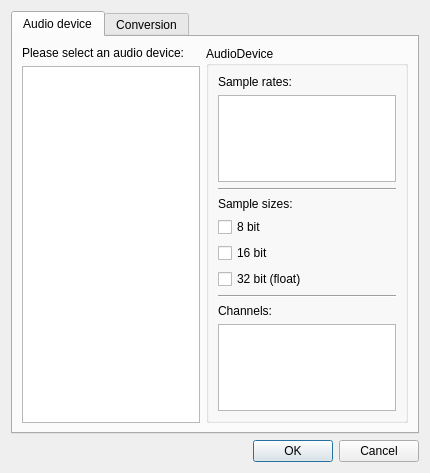
<?xml version="1.0" encoding="UTF-8"?>
<ui version="4.0">
 <class>Dialog</class>
 <widget class="QDialog" name="Dialog">
  <property name="geometry">
   <rect>
    <x>0</x>
    <y>0</y>
    <width>430</width>
    <height>473</height>
   </rect>
  </property>
  <property name="windowTitle">
   <string>Audio settings</string>
  </property>
  <layout class="QVBoxLayout" name="verticalLayout">
   <item>
    <widget class="QTabWidget" name="tabWidget">
     <property name="currentIndex">
      <number>0</number>
     </property>
     <widget class="QWidget" name="audioDeviceTab">
      <attribute name="title">
       <string>Audio device</string>
      </attribute>
      <layout class="QGridLayout" name="gridLayout">
       <item row="0" column="0">
        <widget class="QLabel" name="label">
         <property name="text">
          <string>Please select an audio device:</string>
         </property>
        </widget>
       </item>
       <item row="0" column="1" rowspan="2">
        <widget class="QGroupBox" name="deviceInfoBox">
         <property name="title">
          <string>AudioDevice</string>
         </property>
         <layout class="QGridLayout" name="gridLayout_2">
          <item row="6" column="0">
           <widget class="QCheckBox" name="depth32Chk">
            <property name="text">
             <string>32 bit (float)</string>
            </property>
           </widget>
          </item>
          <item row="1" column="0">
           <widget class="QListView" name="sampleRatesList">
            <property name="editTriggers">
             <set>QAbstractItemView::NoEditTriggers</set>
            </property>
            <property name="selectionMode">
             <enum>QAbstractItemView::NoSelection</enum>
            </property>
           </widget>
          </item>
          <item row="8" column="0">
           <widget class="QLabel" name="label_4">
            <property name="text">
             <string>Channels:</string>
            </property>
           </widget>
          </item>
          <item row="0" column="0">
           <widget class="QLabel" name="label_2">
            <property name="text">
             <string>Sample rates:</string>
            </property>
           </widget>
          </item>
          <item row="5" column="0">
           <widget class="QCheckBox" name="depth16Chk">
            <property name="text">
             <string>16 bit</string>
            </property>
           </widget>
          </item>
          <item row="3" column="0">
           <widget class="QLabel" name="label_3">
            <property name="text">
             <string>Sample sizes:</string>
            </property>
           </widget>
          </item>
          <item row="7" column="0">
           <widget class="Line" name="line_2">
            <property name="orientation">
             <enum>Qt::Horizontal</enum>
            </property>
           </widget>
          </item>
          <item row="2" column="0">
           <widget class="Line" name="line">
            <property name="orientation">
             <enum>Qt::Horizontal</enum>
            </property>
           </widget>
          </item>
          <item row="4" column="0">
           <widget class="QCheckBox" name="depth8Chk">
            <property name="text">
             <string>8 bit</string>
            </property>
           </widget>
          </item>
          <item row="9" column="0">
           <widget class="QListView" name="channelsList">
            <property name="editTriggers">
             <set>QAbstractItemView::NoEditTriggers</set>
            </property>
            <property name="selectionMode">
             <enum>QAbstractItemView::NoSelection</enum>
            </property>
           </widget>
          </item>
         </layout>
        </widget>
       </item>
       <item row="1" column="0">
        <widget class="AudioDevicesListView" name="deviceList">
         <property name="editTriggers">
          <set>QAbstractItemView::NoEditTriggers</set>
         </property>
        </widget>
       </item>
      </layout>
     </widget>
     <widget class="QWidget" name="conversionTab">
      <attribute name="title">
       <string>Conversion</string>
      </attribute>
      <layout class="QGridLayout" name="gridLayout_4">
       <item row="0" column="0">
        <widget class="QGroupBox" name="groupBox">
         <property name="title">
          <string>Sample rate conversion</string>
         </property>
         <layout class="QGridLayout" name="gridLayout_3">
          <item row="5" column="0">
           <widget class="QRadioButton" name="sinc_bestRadio">
            <property name="text">
             <string>Sinc best qualit&amp;y (slower, better quality)</string>
            </property>
            <attribute name="buttonGroup">
             <string notr="true">sampleRateGroup</string>
            </attribute>
           </widget>
          </item>
          <item row="3" column="0">
           <widget class="QRadioButton" name="sinc_fastestRadio">
            <property name="text">
             <string>Sinc fas&amp;test (default, fast, good quality)</string>
            </property>
            <attribute name="buttonGroup">
             <string notr="true">sampleRateGroup</string>
            </attribute>
           </widget>
          </item>
          <item row="2" column="0">
           <widget class="QRadioButton" name="zero_order_holdRadio">
            <property name="text">
             <string>&amp;Zero order hold (very fast, poor quality)</string>
            </property>
            <attribute name="buttonGroup">
             <string notr="true">sampleRateGroup</string>
            </attribute>
           </widget>
          </item>
          <item row="1" column="0">
           <widget class="QRadioButton" name="linearRadio">
            <property name="text">
             <string>&amp;Linear (fastest, very poor quality)</string>
            </property>
            <attribute name="buttonGroup">
             <string notr="true">sampleRateGroup</string>
            </attribute>
           </widget>
          </item>
          <item row="4" column="0">
           <widget class="QRadioButton" name="sinc_mediumRadio">
            <property name="text">
             <string>Sinc medium &amp;quality (slow, very good quality)</string>
            </property>
            <attribute name="buttonGroup">
             <string notr="true">sampleRateGroup</string>
            </attribute>
           </widget>
          </item>
          <item row="0" column="0">
           <widget class="QLabel" name="label_5">
            <property name="text">
             <string>Select the conversion method that will be used when a file has a different sample rate than the one provided by the audio device (eg. file is 44.1kHz and the audio device uses 48kHz).</string>
            </property>
            <property name="wordWrap">
             <bool>true</bool>
            </property>
           </widget>
          </item>
         </layout>
        </widget>
       </item>
       <item row="1" column="0">
        <spacer name="verticalSpacer">
         <property name="orientation">
          <enum>Qt::Vertical</enum>
         </property>
         <property name="sizeHint" stdset="0">
          <size>
           <width>20</width>
           <height>40</height>
          </size>
         </property>
        </spacer>
       </item>
      </layout>
      <zorder>groupBox</zorder>
      <zorder>verticalSpacer</zorder>
     </widget>
    </widget>
   </item>
   <item>
    <widget class="QDialogButtonBox" name="buttonBox">
     <property name="orientation">
      <enum>Qt::Horizontal</enum>
     </property>
     <property name="standardButtons">
      <set>QDialogButtonBox::Cancel|QDialogButtonBox::Ok</set>
     </property>
    </widget>
   </item>
  </layout>
 </widget>
 <customwidgets>
  <customwidget>
   <class>AudioDevicesListView</class>
   <extends>QListView</extends>
   <header>samplebrowsesrc.dialogs</header>
  </customwidget>
 </customwidgets>
 <resources/>
 <connections>
  <connection>
   <sender>buttonBox</sender>
   <signal>accepted()</signal>
   <receiver>Dialog</receiver>
   <slot>accept()</slot>
   <hints>
    <hint type="sourcelabel">
     <x>248</x>
     <y>254</y>
    </hint>
    <hint type="destinationlabel">
     <x>157</x>
     <y>274</y>
    </hint>
   </hints>
  </connection>
  <connection>
   <sender>buttonBox</sender>
   <signal>rejected()</signal>
   <receiver>Dialog</receiver>
   <slot>reject()</slot>
   <hints>
    <hint type="sourcelabel">
     <x>316</x>
     <y>260</y>
    </hint>
    <hint type="destinationlabel">
     <x>286</x>
     <y>274</y>
    </hint>
   </hints>
  </connection>
 </connections>
 <buttongroups>
  <buttongroup name="sampleRateGroup"/>
 </buttongroups>
</ui>
